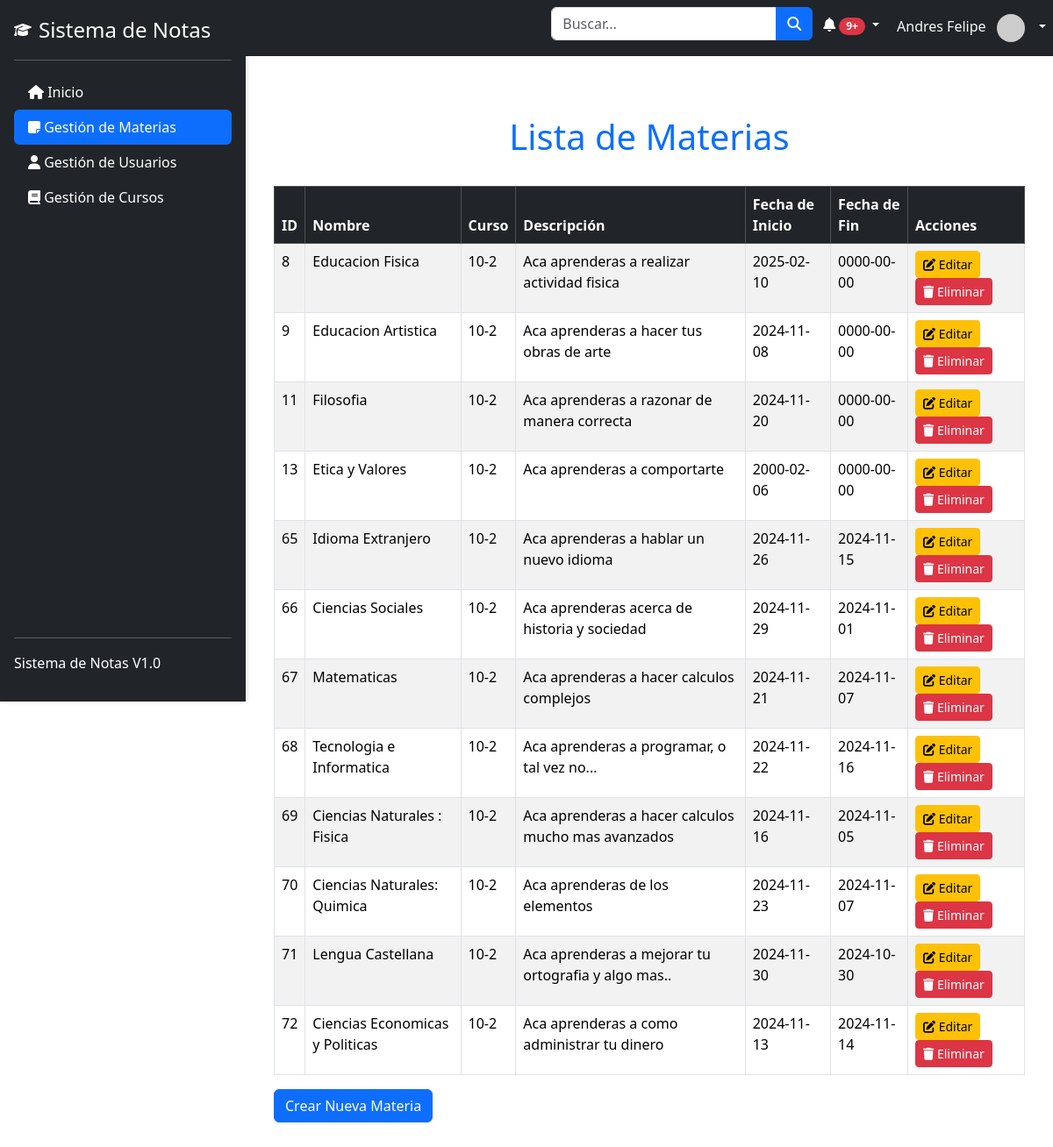
The app's page /dashboard/materias.php (signed in) with its own data.
### tables this page shows
CREATE TABLE `materias` (
  `id` int(11) NOT NULL,
  `nombre` varchar(100) NOT NULL,
  `curso_id` int(11) NOT NULL,
  `descripcion` text NOT NULL,
  `fecha_inicio` date NOT NULL DEFAULT current_timestamp(),
  `fecha_fin` date NOT NULL DEFAULT current_timestamp()
);

CREATE TABLE `cursos` (
  `id` int(11) NOT NULL,
  `nombre` varchar(100) NOT NULL,
  `materia_id` int(11) NOT NULL
);

### dashboard/materias.php (the view, shortened to what this page needs)
<?php
include '../database.php';
$query = "
    SELECT
        m.id,
        m.nombre,
        m.descripcion,
        c.id AS curso_id,
        c.nombre AS curso,
        m.fecha_inicio,
        m.fecha_fin
    FROM materias m
    JOIN cursos c ON m.curso_id = c.id
";
$materias = $conn->query($query);
?>
<!DOCTYPE html>
<html lang="es">
<head>
    <link rel="stylesheet" href="https://cdn.jsdelivr.net/npm/bootstrap@5.3.0-alpha3/dist/css/bootstrap.min.css">
</head>
<body>
    <aside>
        <?php include 'componentes/sidebar.php'; ?>
    </aside>
    <?php include 'componentes/topbar.php'; ?>
    <main style="margin-left: 280px; padding: 20px; flex:1;">
        <div class="container mt-5">
            <h1 class="text-center text-primary">Lista de Materias</h1><br>
            <table class="table table-bordered table-striped">
                <thead class="table-dark">
                    <tr>
                        <th>ID</th>
                        <th>Nombre</th>
                        <th>Curso</th>
                        <th>Descripción</th>
                        <th>Fecha de Inicio</th>
                        <th>Fecha de Fin</th>
                        <th>Acciones</th>
                    </tr>
                </thead>
                <tbody>
                    <?php while ($materia = $materias->fetch_assoc()): ?>
                        <tr>
                            <td><?php echo $materia['id']; ?></td>
                            <td><?php echo $materia['nombre']; ?></td>
                            <td><?php echo $materia['curso']; ?></td>
                            <td><?php echo $materia['descripcion']; ?></td>
                            <td><?php echo $materia['fecha_inicio']; ?></td>
                            <td><?php echo $materia['fecha_fin']; ?></td>
                            <td>
                                <button class="btn btn-sm btn-warning" onclick="abrirModalEditar(
        <?php echo $materia['id']; ?>,
                                        '<?php echo addslashes($materia['nombre']); ?>',
                                        '<?php echo addslashes($materia['descripcion']); ?>',
                                        <?php echo $materia['curso_id']; ?>,
                                        '<?php echo $materia['fecha_inicio']; ?>',
                                        '<?php echo $materia['fecha_fin']; ?>'
                                    )">
                                    <i class="fa-solid fa-pen-to-square"></i> Editar
                                </button>
                                <button class="btn btn-sm btn-danger"
                                    onclick="confirmarEliminar('<?php echo $materia['id']; ?>')">
                                    <i class="fa-solid fa-trash"></i> Eliminar
                                </button>
                            </td>
                        </tr>
                    <?php endwhile; ?>
                </tbody>
            </table>
            <div class="mb-4 text-start">
                <button class="btn btn-primary" data-bs-toggle="modal" data-bs-target="#modalCrear">Crear Nueva
                    Materia</button>
            </div>
        </div>
    </main>
</body>
</html>

### public/css/styles.css (style rules this page uses)
body { display: flex; flex-direction: column; min-height: 100vh; }
aside { position: fixed; height: 100vh; width: 280px; background-color: #343a40; color: white; box-shadow: 2px 0 5px rgba(0, 0, 0, 0.1); }
main { margin-left: 280px; flex: 1; padding: 20px; }

### records on screen
materias: id "8", nombre "Educacion Fisica", curso.nombre "10-2", descripcion "Aca aprenderas a realizar actividad fisica", fecha_inicio "2025-02-10", fecha_fin "0000-00-00"
materias: id "9", nombre "Educacion Artistica", curso.nombre "10-2", descripcion "Aca aprenderas a hacer tus obras de arte", fecha_inicio "2024-11-08", fecha_fin "0000-00-00"
materias: id "11", nombre "Filosofia", curso.nombre "10-2", descripcion "Aca aprenderas a razonar de manera correcta", fecha_inicio "2024-11-20", fecha_fin "0000-00-00"
materias: id "13", nombre "Etica y Valores", curso.nombre "10-2", descripcion "Aca aprenderas a comportarte", fecha_inicio "2000-02-06", fecha_fin "0000-00-00"
materias: id "65", nombre "Idioma Extranjero", curso.nombre "10-2", descripcion "Aca aprenderas a hablar un nuevo idioma", fecha_inicio "2024-11-26", fecha_fin "2024-11-15"
materias: id "66", nombre "Ciencias Sociales", curso.nombre "10-2", descripcion "Aca aprenderas acerca de historia y sociedad", fecha_inicio "2024-11-29", fecha_fin "2024-11-01"
materias: id "67", nombre "Matematicas", curso.nombre "10-2", descripcion "Aca aprenderas a hacer calculos complejos", fecha_inicio "2024-11-21", fecha_fin "2024-11-07"
materias: id "68", nombre "Tecnologia e Informatica", curso.nombre "10-2", descripcion "Aca aprenderas a programar, o tal vez no...", fecha_inicio "2024-11-22", fecha_fin "2024-11-16"
materias: id "69", nombre "Ciencias Naturales : Fisica", curso.nombre "10-2", descripcion "Aca aprenderas a hacer calculos mucho mas avanzados", fecha_inicio "2024-11-16", fecha_fin "2024-11-05"
materias: id "70", nombre "Ciencias Naturales: Quimica", curso.nombre "10-2", descripcion "Aca aprenderas de los elementos", fecha_inicio "2024-11-23", fecha_fin "2024-11-07"
materias: id "71", nombre "Lengua Castellana", curso.nombre "10-2", descripcion "Aca aprenderas a mejorar tu ortografia y algo mas..", fecha_inicio "2024-11-30", fecha_fin "2024-10-30"
materias: id "72", nombre "Ciencias Economicas y Politicas", curso.nombre "10-2", descripcion "Aca aprenderas a como administrar tu dinero", fecha_inicio "2024-11-13", fecha_fin "2024-11-14"

### other values on screen
$_SESSION['usuario_nombre'] "Andres Felipe"
